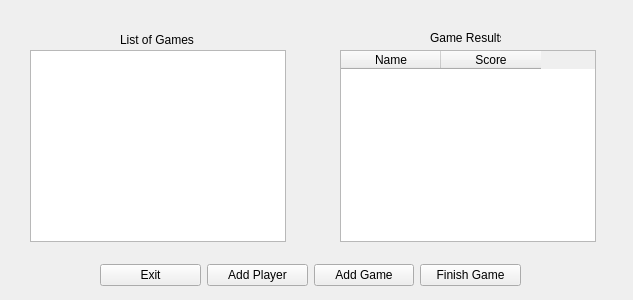
<?xml version="1.0" encoding="UTF-8"?>
<ui version="4.0">
 <class>MatchMenu</class>
 <widget class="QWidget" name="MatchMenu">
  <property name="geometry">
   <rect>
    <x>0</x>
    <y>0</y>
    <width>633</width>
    <height>300</height>
   </rect>
  </property>
  <property name="windowTitle">
   <string>Form</string>
  </property>
  <widget class="QLabel" name="label">
   <property name="geometry">
    <rect>
     <x>120</x>
     <y>30</y>
     <width>111</width>
     <height>20</height>
    </rect>
   </property>
   <property name="text">
    <string>List of Games</string>
   </property>
  </widget>
  <widget class="QLabel" name="label_2">
   <property name="geometry">
    <rect>
     <x>430</x>
     <y>30</y>
     <width>71</width>
     <height>16</height>
    </rect>
   </property>
   <property name="text">
    <string>Game Results</string>
   </property>
  </widget>
  <widget class="QListWidget" name="listWidget">
   <property name="geometry">
    <rect>
     <x>30</x>
     <y>50</y>
     <width>256</width>
     <height>192</height>
    </rect>
   </property>
  </widget>
  <widget class="QTableWidget" name="tableWidget">
   <property name="geometry">
    <rect>
     <x>340</x>
     <y>50</y>
     <width>256</width>
     <height>192</height>
    </rect>
   </property>
   <column>
    <property name="text">
     <string>Name</string>
    </property>
    <property name="textAlignment">
     <set>AlignCenter</set>
    </property>
   </column>
   <column>
    <property name="text">
     <string>Score</string>
    </property>
    <property name="textAlignment">
     <set>AlignCenter</set>
    </property>
   </column>
  </widget>
  <widget class="QWidget" name="horizontalLayoutWidget">
   <property name="geometry">
    <rect>
     <x>100</x>
     <y>260</y>
     <width>421</width>
     <height>31</height>
    </rect>
   </property>
   <layout class="QHBoxLayout" name="horizontalLayout">
    <item>
     <widget class="QPushButton" name="ExitButton">
      <property name="text">
       <string>Exit</string>
      </property>
     </widget>
    </item>
    <item>
     <widget class="QPushButton" name="pushButton">
      <property name="text">
       <string>Add Player</string>
      </property>
     </widget>
    </item>
    <item>
     <widget class="QPushButton" name="pushButton_3">
      <property name="text">
       <string>Add Game</string>
      </property>
     </widget>
    </item>
    <item>
     <widget class="QPushButton" name="FinishGameButton">
      <property name="text">
       <string>Finish Game</string>
      </property>
     </widget>
    </item>
   </layout>
  </widget>
 </widget>
 <resources/>
 <connections/>
</ui>
